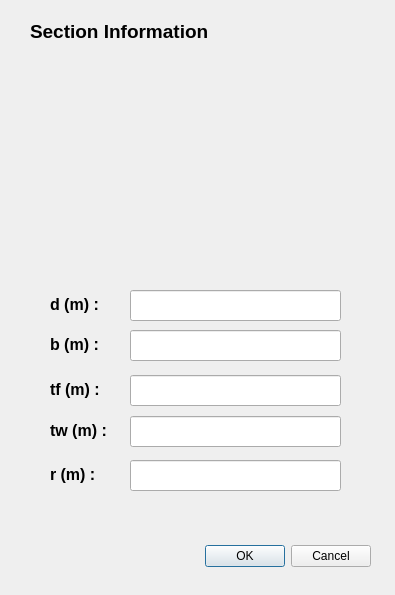
<?xml version="1.0" encoding="UTF-8"?>
<ui version="4.0">
 <class>I_section_Dialog</class>
 <widget class="QDialog" name="I_section_Dialog">
  <property name="geometry">
   <rect>
    <x>0</x>
    <y>0</y>
    <width>395</width>
    <height>595</height>
   </rect>
  </property>
  <property name="windowTitle">
   <string>Dialog</string>
  </property>
  <widget class="QDialogButtonBox" name="buttonBox">
   <property name="geometry">
    <rect>
     <x>170</x>
     <y>540</y>
     <width>201</width>
     <height>32</height>
    </rect>
   </property>
   <property name="orientation">
    <enum>Qt::Horizontal</enum>
   </property>
   <property name="standardButtons">
    <set>QDialogButtonBox::Cancel|QDialogButtonBox::Ok</set>
   </property>
  </widget>
  <widget class="QLabel" name="label_2">
   <property name="geometry">
    <rect>
     <x>30</x>
     <y>20</y>
     <width>341</width>
     <height>20</height>
    </rect>
   </property>
   <property name="text">
    <string>&lt;html&gt;&lt;head/&gt;&lt;body&gt;&lt;p&gt;&lt;span style=&quot; font-size:14pt; font-weight:600;&quot;&gt;Section Information&lt;/span&gt;&lt;/p&gt;&lt;/body&gt;&lt;/html&gt;</string>
   </property>
  </widget>
  <widget class="QLabel" name="label_5">
   <property name="geometry">
    <rect>
     <x>50</x>
     <y>295</y>
     <width>91</width>
     <height>20</height>
    </rect>
   </property>
   <property name="text">
    <string>&lt;html&gt;&lt;head/&gt;&lt;body&gt;&lt;p&gt;&lt;span style=&quot; font-size:12pt; font-weight:600;&quot;&gt;d (m) : &lt;/span&gt;&lt;/p&gt;&lt;/body&gt;&lt;/html&gt;</string>
   </property>
  </widget>
  <widget class="QLineEdit" name="d_input">
   <property name="geometry">
    <rect>
     <x>130</x>
     <y>290</y>
     <width>211</width>
     <height>31</height>
    </rect>
   </property>
  </widget>
  <widget class="QLabel" name="label_7">
   <property name="geometry">
    <rect>
     <x>80</x>
     <y>40</y>
     <width>271</width>
     <height>231</height>
    </rect>
   </property>
   <property name="whatsThis">
    <string>&lt;html&gt;&lt;head/&gt;&lt;body&gt;&lt;p&gt;&lt;img src=&quot;:/I_section.JPG&quot;/&gt;&lt;/p&gt;&lt;/body&gt;&lt;/html&gt;</string>
   </property>
   <property name="text">
    <string>&lt;html&gt;&lt;head/&gt;&lt;body&gt;&lt;p&gt;&lt;img src=&quot;:/C_section.JPG&quot; width=&quot;240&quot; height=&quot;200&quot;/&gt;&lt;/p&gt;&lt;/body&gt;&lt;/html&gt;</string>
   </property>
  </widget>
  <widget class="QLabel" name="label_6">
   <property name="geometry">
    <rect>
     <x>50</x>
     <y>335</y>
     <width>91</width>
     <height>20</height>
    </rect>
   </property>
   <property name="text">
    <string>&lt;html&gt;&lt;head/&gt;&lt;body&gt;&lt;p&gt;&lt;span style=&quot; font-size:12pt; font-weight:600;&quot;&gt;b (m) : &lt;/span&gt;&lt;/p&gt;&lt;/body&gt;&lt;/html&gt;</string>
   </property>
  </widget>
  <widget class="QLineEdit" name="b_input">
   <property name="geometry">
    <rect>
     <x>130</x>
     <y>330</y>
     <width>211</width>
     <height>31</height>
    </rect>
   </property>
  </widget>
  <widget class="QLabel" name="label_8">
   <property name="geometry">
    <rect>
     <x>50</x>
     <y>380</y>
     <width>91</width>
     <height>20</height>
    </rect>
   </property>
   <property name="text">
    <string>&lt;html&gt;&lt;head/&gt;&lt;body&gt;&lt;p&gt;&lt;span style=&quot; font-size:12pt; font-weight:600;&quot;&gt;tf (m) : &lt;/span&gt;&lt;/p&gt;&lt;/body&gt;&lt;/html&gt;</string>
   </property>
  </widget>
  <widget class="QLineEdit" name="tf_input">
   <property name="geometry">
    <rect>
     <x>130</x>
     <y>375</y>
     <width>211</width>
     <height>31</height>
    </rect>
   </property>
  </widget>
  <widget class="QLineEdit" name="tw_input">
   <property name="geometry">
    <rect>
     <x>130</x>
     <y>416</y>
     <width>211</width>
     <height>31</height>
    </rect>
   </property>
  </widget>
  <widget class="QLabel" name="label_9">
   <property name="geometry">
    <rect>
     <x>50</x>
     <y>421</y>
     <width>91</width>
     <height>20</height>
    </rect>
   </property>
   <property name="text">
    <string>&lt;html&gt;&lt;head/&gt;&lt;body&gt;&lt;p&gt;&lt;span style=&quot; font-size:12pt; font-weight:600;&quot;&gt;tw (m) : &lt;/span&gt;&lt;/p&gt;&lt;/body&gt;&lt;/html&gt;</string>
   </property>
  </widget>
  <widget class="QLabel" name="label_10">
   <property name="geometry">
    <rect>
     <x>50</x>
     <y>465</y>
     <width>91</width>
     <height>20</height>
    </rect>
   </property>
   <property name="text">
    <string>&lt;html&gt;&lt;head/&gt;&lt;body&gt;&lt;p&gt;&lt;span style=&quot; font-size:12pt; font-weight:600;&quot;&gt;r (m) : &lt;/span&gt;&lt;/p&gt;&lt;/body&gt;&lt;/html&gt;</string>
   </property>
  </widget>
  <widget class="QLineEdit" name="r_input">
   <property name="geometry">
    <rect>
     <x>130</x>
     <y>460</y>
     <width>211</width>
     <height>31</height>
    </rect>
   </property>
  </widget>
 </widget>
 <resources>
  <include location="section.qrc"/>
 </resources>
 <connections>
  <connection>
   <sender>buttonBox</sender>
   <signal>accepted()</signal>
   <receiver>I_section_Dialog</receiver>
   <slot>accept()</slot>
   <hints>
    <hint type="sourcelabel">
     <x>248</x>
     <y>254</y>
    </hint>
    <hint type="destinationlabel">
     <x>157</x>
     <y>274</y>
    </hint>
   </hints>
  </connection>
  <connection>
   <sender>buttonBox</sender>
   <signal>rejected()</signal>
   <receiver>I_section_Dialog</receiver>
   <slot>reject()</slot>
   <hints>
    <hint type="sourcelabel">
     <x>316</x>
     <y>260</y>
    </hint>
    <hint type="destinationlabel">
     <x>286</x>
     <y>274</y>
    </hint>
   </hints>
  </connection>
 </connections>
</ui>
